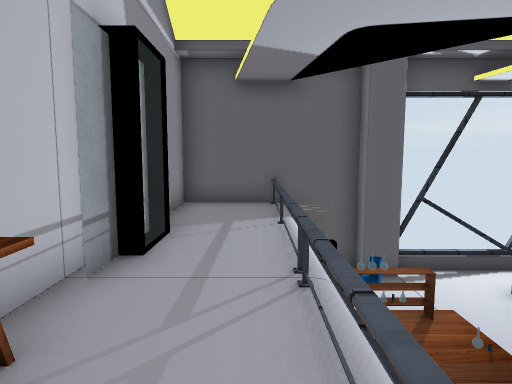
View 1 (above)

14 first-person views from a walk through a 3-D level made in the Unity game engine. The camera is 1.3 m above the floor, tilts 6° down and sees 75° across. The floor is counted in squares, 1 m on a side. Each view is taken from the middle of a square. On the plan, view 1 faces up. The plan holds only what a view shows up to about 14 squares ahead; the rest is blank. The player character is not drawn. Some surface patterns are stand-ins.

View 2
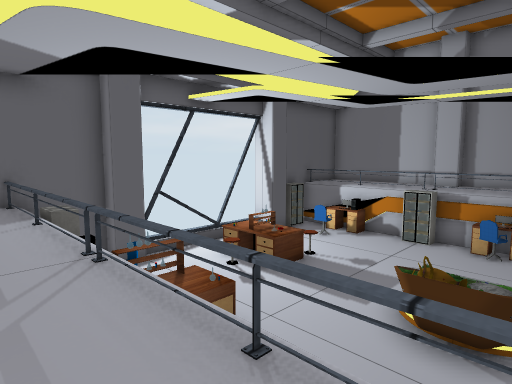

View 3
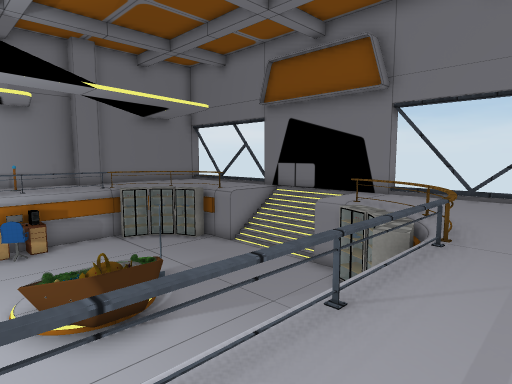

View 4
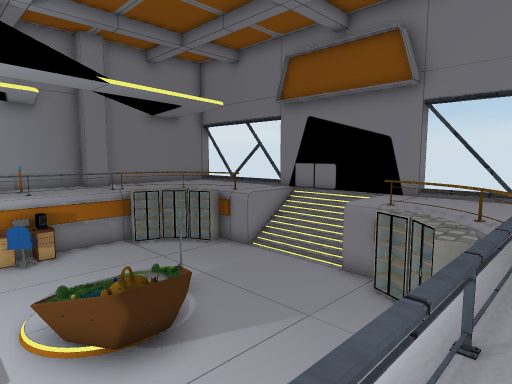

View 5
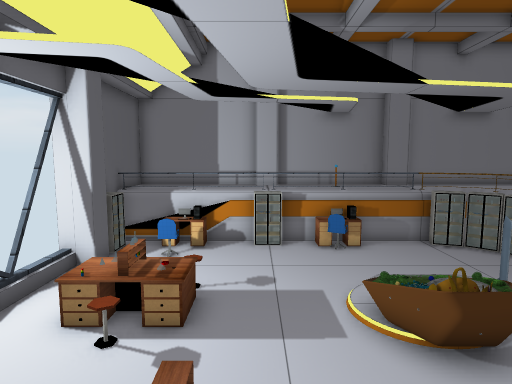

View 6
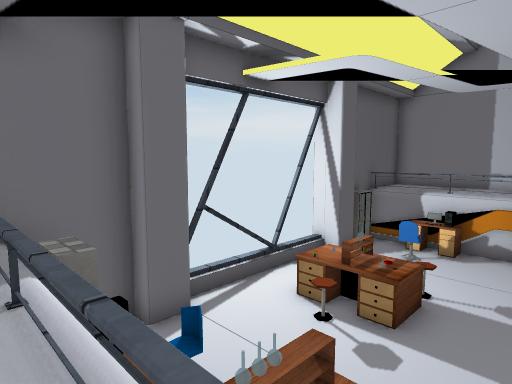

View 7
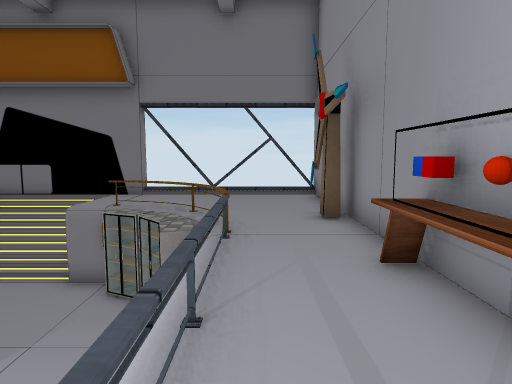

View 8
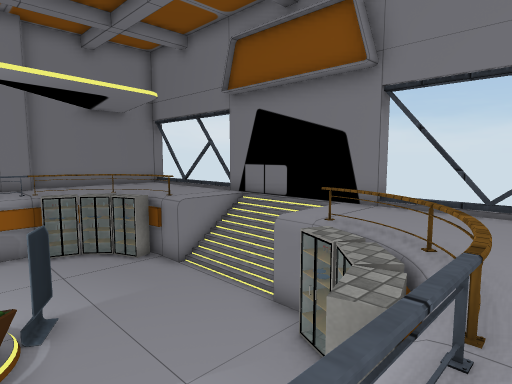

View 9
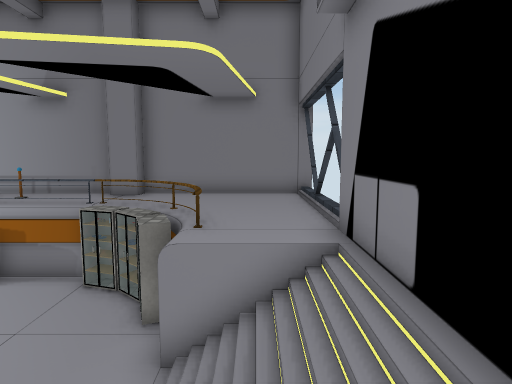

View 10
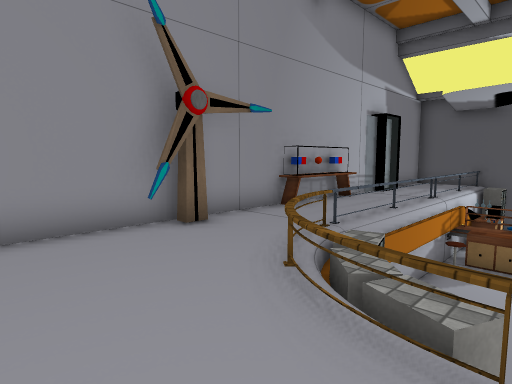

View 11
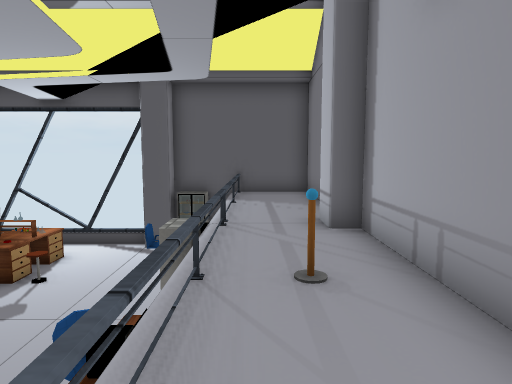

View 12
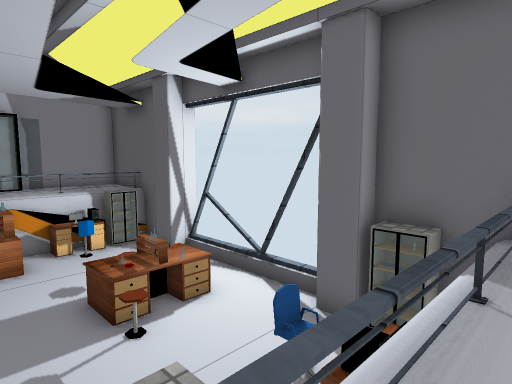

View 13
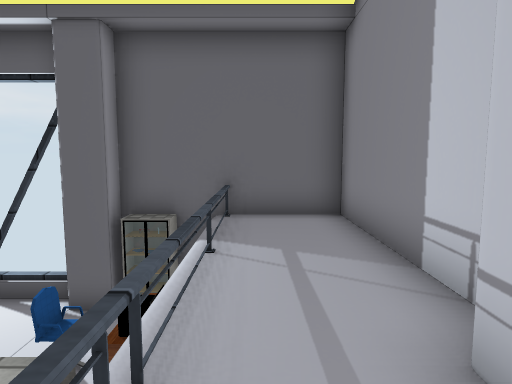

View 14
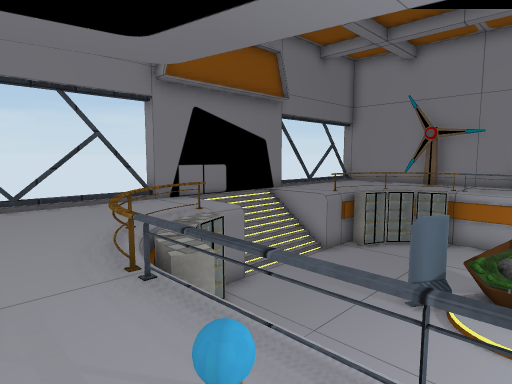

### Floor plan
Key: @ floor where view 1 was taken; # wall or solid block; x gap in a wall; . main floor; : floor 0.25 m higher than the main floor; + floor 2 m higher than the main floor; / step, stairs or slope; = window, fence, low wall or low ledge; T table; C computer; S stool; H chair; O other object.
Columns run from 2 left of view 1 to 16 right of it. Each row starts with its distance up from view 1.
 10 #######     #######
  9 #++=#OO.....O#==++#
  8 #++=x....T.....=++#
  7 #++TCS.SS #..HCT++#
  6 #++##...TOS...C#++#
  5 =++  T...TS....=++#
  4 #++TT ........==+OO
  3 #++OO.........x=+O#
  2 #++=....O/....T#++#
  1 O++=...OO O...H#++#
  0 O+@=...OO :...C#+O#
 -1 #++=....O#.....=++#
 -2 #++=...........=+OO
 -3 #++#=.........=#+O#
 -4 #++O=.........##++#
 -5 #+++#=#.....#=O+++#
 -6 #++++OO#////OO++++#
 -7 #++++++=////++++++#
 -8 #++++++/////++++++#
 -9 #     x#####x     #

Where each view was taken, in squares from view 1:
view 1: 0 up, 0 right, facing up
view 2: 1 down, 1 left, facing up-right
view 3: 3 up, 1 left, facing down-right
view 4: 3 up, 0 right, facing down-right
view 5: 4 up, 0 right, facing right
view 6: 3 up, 0 right, facing up-right
view 7: 3 up, 0 right, facing down
view 8: 0 up, 0 right, facing down-right
view 9: 7 down, 4 right, facing right
view 10: 8 down, 4 right, facing up-left
view 11: 3 down, 14 right, facing up
view 12: 3 up, 14 right, facing up-left
view 13: 2 up, 14 right, facing up
view 14: 1 up, 15 right, facing down-left
